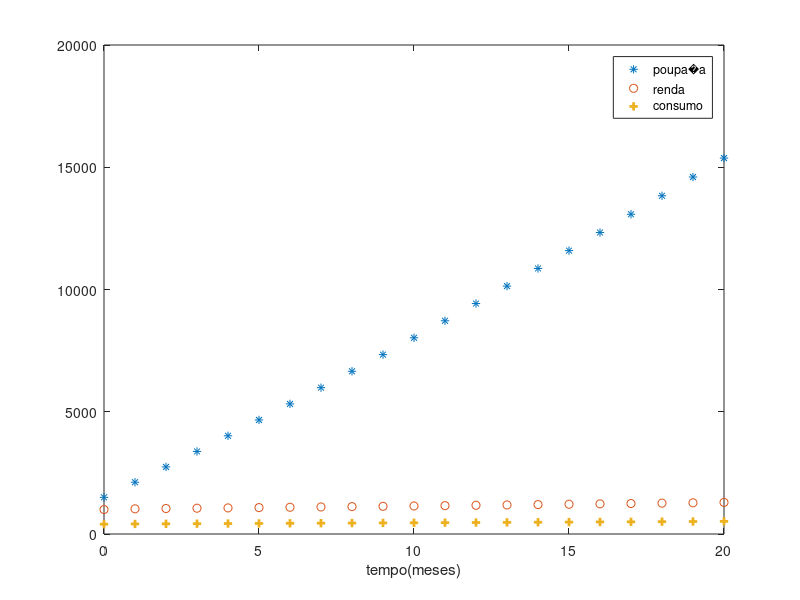

MATLAB code to generate this figure:
% or�amento familiar
clear all

%poupan�a inicial
p(1)=1500;

%constante de proporcionalidade
beta=0.4;
%juros da poupan�a
alpha= 0.02;
% sal�rio
r(1)= 1000;
c(1)=beta*r(1);
a= (1-beta) * alpha +1;
b= (1-beta)* r(1);
t = 0:1:20;

%valores de p,r,c

for i= 1:(length(t)-1)
  p(i+1)=b+a*p(i);
  r(i+1)=r(1)+alpha*p(i);
  c(i+1)=beta*r(i+1);
end

% plot do gr�fico

plot(t,p,'*',t,r,'o',t,c,'+','linewidth',2);

xlabel ('tempo(meses)');
legend ('poupa�a','renda','consumo');











